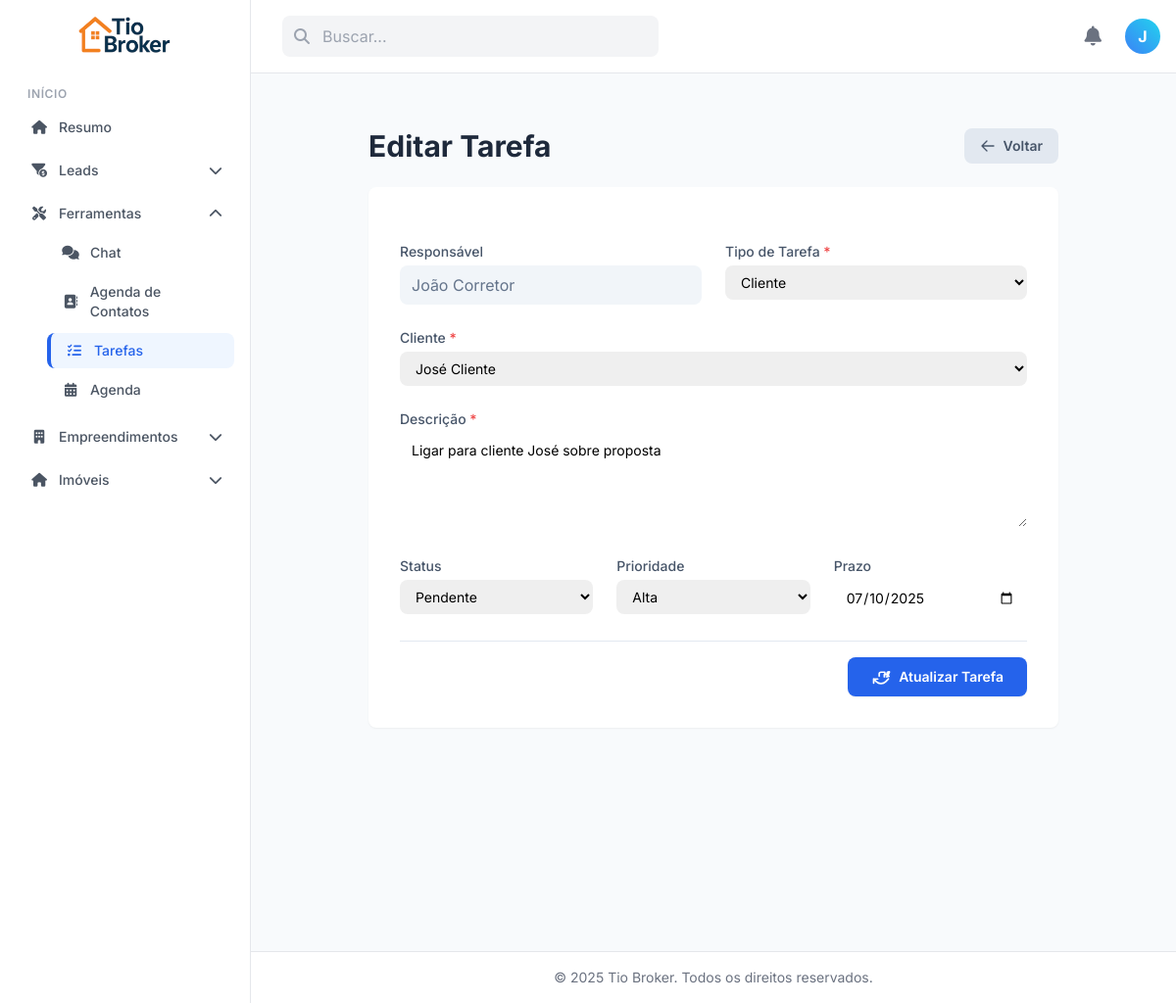
Page /views/tarefas/editar_tarefa.php?id=1 (signed in) on the committed database.
### tables this page shows
CREATE TABLE usuario (
    id_usuario INT AUTO_INCREMENT PRIMARY KEY,
    nome VARCHAR(100) NOT NULL,
    email VARCHAR(100) UNIQUE NOT NULL,
    cpf VARCHAR(14) UNIQUE NOT NULL,
    senha VARCHAR(255) NOT NULL,
    creci VARCHAR(20) NULL,
    telefone VARCHAR(20) NOT NULL,
    permissao ENUM(
        'SuperAdmin',
        'Admin',
        'Coordenador',
        'Corretor'
    ) NOT NULL,
    foto TEXT NULL,
    id_imobiliaria INT,
    idioma VARCHAR(10) DEFAULT 'pt-br',
    tema ENUM('light', 'dark') DEFAULT 'light',
    tamanho_fonte VARCHAR(10) DEFAULT 'text-base',
    notificacao_sonora BOOLEAN DEFAULT TRUE,
    notificacao_visual BOOLEAN DEFAULT TRUE,
    narrador BOOLEAN DEFAULT FALSE,
    is_deleted TINYINT(1) NOT NULL DEFAULT 0,
    FOREIGN KEY (id_imobiliaria) REFERENCES imobiliaria (id_imobiliaria) ON DELETE SET NULL
);

CREATE TABLE tarefas (
    id_tarefa INT AUTO_INCREMENT PRIMARY KEY,
    id_usuario INT NOT NULL,
    id_cliente INT NULL,
    id_imobiliaria INT NULL,  
    descricao TEXT NOT NULL,
    status ENUM(
        'pendente',
        'em andamento',
        'concluida'
    ) NOT NULL DEFAULT 'pendente',
    prioridade ENUM('baixa', 'média', 'alta') DEFAULT 'média',
    prazo DATE DEFAULT NULL,
    data_criacao DATETIME DEFAULT CURRENT_TIMESTAMP,
    data_conclusao DATETIME DEFAULT NULL,
     
    FOREIGN KEY (id_usuario) REFERENCES usuario (id_usuario) ON DELETE CASCADE,
    FOREIGN KEY (id_cliente) REFERENCES cliente (id_cliente) ON DELETE SET NULL,
    FOREIGN KEY (id_imobiliaria) REFERENCES imobiliaria (id_imobiliaria) ON DELETE CASCADE
);

CREATE TABLE cliente (
    id_cliente INT AUTO_INCREMENT PRIMARY KEY,
    nome VARCHAR(255) NOT NULL,
    numero VARCHAR(20) NOT NULL UNIQUE,
    cpf VARCHAR(14) NOT NULL UNIQUE,
    empreendimento VARCHAR(255),
    renda DECIMAL(10, 2),
    entrada DECIMAL(10, 2),
    fgts DECIMAL(10, 2),
    subsidio DECIMAL(10, 2),
    foto TEXT,
    tipo_lista ENUM('Não potencial', 'Potencial') NOT NULL,
    id_usuario INT NOT NULL,
    id_imobiliaria INT,
    criado_em TIMESTAMP DEFAULT CURRENT_TIMESTAMP,
     
    is_deleted TINYINT(1) NOT NULL DEFAULT 0,
    FOREIGN KEY (id_usuario) REFERENCES usuario (id_usuario) ON DELETE CASCADE,
    FOREIGN KEY (id_imobiliaria) REFERENCES imobiliaria (id_imobiliaria) ON DELETE SET NULL
);

### views/tarefas/editar_tarefa.php (called while the page is built, shortened)
<?php
require_once '../../config/config.php';
require_once '../../models/Tarefa.php';
require_once '../../models/Usuario.php';
require_once '../../models/Cliente.php';
$tarefaModel = new Tarefa($connection);
$usuarioModel = new Usuario($connection);
$clienteModel = new Cliente($connection);
$id = $_GET['id'] ?? null;
$tarefa = $tarefaModel->buscarPorId($id);
$usuarios = $usuarioModel->listarTodos();
$clientes = $clienteModel->listarTodos();
include '../layout/template_base.php';

### models/Usuario.php (called while the page is built, shortened)
<?php
class Usuario
{
    private $conn;
    public function __construct($conn)
    {
        $this->conn = $conn;
    }
    public function listarTodos()
    {
        $sql = "SELECT * FROM usuario WHERE is_deleted = 0 ORDER BY nome ASC";
        $resultado = $this->conn->query($sql);
        return $resultado ? $resultado->fetch_all(MYSQLI_ASSOC) : [];
    }
}

### models/Tarefa.php (called while the page is built, shortened)
<?php
class Tarefa
{
    private $conn;
    public function __construct($connection)
    {
        $this->conn = $connection;
    }
    public function buscarPorId($id)
    {
        $stmt = $this->conn->prepare("SELECT * FROM tarefas WHERE id_tarefa = ?");
        $stmt->bind_param("i", $id);
        $stmt->execute();
        $resultado = $stmt->get_result();
        return $resultado ? $resultado->fetch_assoc() : null;
    }
}

### models/Cliente.php (called while the page is built, shortened)
<?php
class Cliente
{
    private $db;
    public function __construct($db)
    {
        $this->db = $db;
    }
    public function listarTodos()
    {
        $clientes = [];
        $sql = "SELECT id_cliente, nome FROM cliente ORDER BY nome";
        $result = $this->db->query($sql);
        if ($result && $result->num_rows > 0) {
            while ($row = $result->fetch_assoc()) {
                $clientes[] = $row;
            }
        }
        return $clientes;
    }
}

### views/tarefas/editar_tarefa_content.php (the view, shortened to what this page needs)
<?php
$nome_usuario_logado = $_SESSION['usuario']['nome'];
?>
<!DOCTYPE html>
<html lang="pt-BR">
<head>
    <script src="https://cdn.tailwindcss.com"></script>
</head>
<body class="text-slate-700">
    <div class="container mx-auto p-4 md:p-6 lg:p-8 max-w-3xl">
        <div class="flex justify-between items-center mb-6">
            <h1 class="text-3xl font-bold text-slate-800">Editar Tarefa</h1>
            <a href="listar_tarefa.php" class="inline-flex items-center gap-2 bg-slate-200 text-slate-600 px-4 py-2 rounded-lg text-sm font-semibold hover:bg-slate-300 transition-colors">
                <svg class="w-4 h-4" xmlns="http://www.w3.org/2000/svg" fill="none" viewBox="0 0 24 24" stroke-width="2" stroke="currentColor">
                    <path stroke-linecap="round" stroke-linejoin="round" d="M10.5 19.5L3 12m0 0l7.5-7.5M3 12h18" />
                </svg>
                Voltar
            </a>
        </div>
        <div class="bg-white p-6 md:p-8 rounded-lg shadow-sm">
            <form action="../../controllers/TarefaController.php" method="POST" class="space-y-6" onsubmit="return validarFormulario()">
                <div class="grid grid-cols-1 md:grid-cols-2 gap-6">
                    <div>
                        <label for="nome_usuario_logado" class="block text-sm font-medium text-slate-600 mb-1">Responsável</label>
                        <input type="text" id="nome_usuario_logado" value="<?= htmlspecialchars($nome_usuario_logado) ?>" disabled
                            class="w-full border-slate-300 rounded-lg px-3 py-2 bg-slate-100 text-slate-500 cursor-not-allowed focus:ring-0 focus:border-slate-300">
                    </div>
                    <div>
                        <label for="tipo_tarefa" class="block text-sm font-medium text-slate-600 mb-1">Tipo de Tarefa <span class="text-red-500">*</span></label>
                        <select name="tipo_tarefa" id="tipo_tarefa" class="w-full border-slate-300 rounded-lg px-3 py-2 text-sm focus:ring-2 focus:ring-indigo-500 focus:border-indigo-500 transition" onchange="alternarTipo()">
                            <option value="cliente" <?= !empty($tarefa['id_cliente']) ? 'selected' : '' ?>>Cliente</option>
                        </select>
                    </div>
                </div>
                <div id="campos_condicionais">
                    <div id="campo_cliente" class="<?= !empty($tarefa['id_cliente']) ? '' : 'hidden' ?> mt-6">
                        <label for="id_cliente" class="block text-sm font-medium text-slate-600 mb-1">Cliente <span class="text-red-500">*</span></label>
                        <select name="id_cliente" id="id_cliente" class="w-full border-slate-300 rounded-lg px-3 py-2 text-sm focus:ring-2 focus:ring-indigo-500 focus:border-indigo-500 transition">
                            <?php foreach ($clientes as $c): ?>
                                <option value="<?= $c['id_cliente'] ?>" <?= ($tarefa['id_cliente'] ?? null) == $c['id_cliente'] ? 'selected' : '' ?>>
                                    <?= htmlspecialchars($c['nome']) ?>
                                </option>
                            <?php endforeach; ?>
                        </select>
                    </div>
                </div>
                <div>
                    <label for="descricao" class="block text-sm font-medium text-slate-600 mb-1">Descrição <span class="text-red-500">*</span></label>
                    <textarea name="descricao" id="descricao" class="w-full border-slate-300 rounded-lg px-3 py-2 text-sm focus:ring-2 focus:ring-indigo-500 focus:border-indigo-500 transition" rows="4" placeholder="Detalhe a tarefa a ser realizada..."><?= htmlspecialchars($tarefa['descricao']) ?></textarea>
                </div>
                <div class="grid grid-cols-1 md:grid-cols-3 gap-6">
                    <div>
                        <label for="status" class="block text-sm font-medium text-slate-600 mb-1">Status</label>
                        <select name="status" id="status" class="w-full border-slate-300 rounded-lg px-3 py-2 text-sm focus:ring-2 focus:ring-indigo-500 focus:border-indigo-500 transition">
                            <option value="pendente" <?= $tarefa['status'] === 'pendente' ? 'selected' : '' ?>>Pendente</option>
                        </select>
                    </div>
                    <div>
                        <label for="prioridade" class="block text-sm font-medium text-slate-600 mb-1">Prioridade</label>
                        <select name="prioridade" id="prioridade" class="w-full border-slate-300 rounded-lg px-3 py-2 text-sm focus:ring-2 focus:ring-indigo-500 focus:border-indigo-500 transition">
                            <option value="alta" <?= ($tarefa['prioridade'] ?? 'media') === 'alta' ? 'selected' : '' ?>>Alta</option>
                        </select>
                    </div>
                    <div>
                        <label for="prazo" class="block text-sm font-medium text-slate-600 mb-1">Prazo</label>
                        <input type="date" name="prazo" id="prazo" class="w-full border-slate-300 rounded-lg px-3 py-2 text-sm focus:ring-2 focus:ring-indigo-500 focus:border-indigo-500 transition" value="<?= htmlspecialchars($tarefa['prazo'] ?? '') ?>">
                    </div>
                </div>
                <div class="flex justify-end pt-4 border-t border-slate-200">
                    <button type="submit" class="inline-flex items-center gap-2 px-6 py-2.5 bg-blue-600 hover:bg-blue-700 text-white rounded-lg text-sm font-semibold transition-colors shadow-sm">
                        Atualizar Tarefa
                    </button>
                </div>
            </form>
        </div>
    </div>
</body>
</html>

### views/layout/header.php (shortened to what this page needs)
<?php
$usuarioLogado = $_SESSION['usuario'] ?? ['nome' => 'Usuário', 'email' => 'exemplo@email.com'];
$primeiroNome = explode(' ', trim($usuarioLogado['nome']))[0] ?? 'Usuário';
$primeiraLetra = strtoupper(substr($primeiroNome, 0, 1));
$fotoPerfil = $usuarioLogado['foto'] ?? null;
$temFoto = !empty($fotoPerfil);
$caminhoFoto = $temFoto ? BASE_URL . ltrim(str_replace('../', '', $fotoPerfil), '/') : '';
?>
<header class="flex items-center justify-between p-4 bg-white border-b border-gray-200">
    <div class="flex items-center space-x-4">
        <div class="relative hidden md:block">
            <i class="fas fa-search absolute left-3 top-1/2 -translate-y-1/2 text-gray-400"></i>
            <input type="text" data-i18n="header.search" placeholder="Buscar..." class="w-64 lg:w-96 pl-10 pr-4 py-2 bg-gray-100 border border-transparent rounded-lg focus:outline-none focus:ring-2 focus:ring-blue-500 focus:bg-white transition">
        </div>
    </div>
    <div class="flex items-center space-x-6">
        <button class="text-gray-500 hover:text-blue-500">
            <i class="fas fa-bell text-xl"></i>
        </button>
        <div class="relative">
            <button id="profile-btn" class="flex items-center space-x-2 cursor-pointer">
                <?php if ($temFoto): ?>
                    <img src="<?= htmlspecialchars($caminhoFoto) ?>" alt="Avatar" class="w-9 h-9 rounded-full object-cover bg-gray-200" onerror="this.style.display='none'; this.nextElementSibling.classList.remove('hidden');">
                    <div class="hidden w-9 h-9 rounded-full bg-gradient-to-tr from-blue-500 to-cyan-400 text-white flex items-center justify-center font-bold"><?= $primeiraLetra ?></div>
                <?php else: ?>
                    <div class="w-9 h-9 rounded-full bg-gradient-to-tr from-blue-500 to-cyan-400 text-white flex items-center justify-center font-bold"><?= $primeiraLetra ?></div>
                <?php endif; ?>
            </button>
        </div>
    </div>
</header>

### views/layout/template_base.php (style rules this page uses)
body { font-family: 'Inter', sans-serif; background-color: #f8fafc; }

### views/tarefas/editar_tarefa_content.php (style rules this page uses)
body { font-family: 'Inter', sans-serif; background-color: #f8fafc; }

### rows in the picture
usuario: nome "J"
tarefas: tipo_tarefa "Cliente", id_cliente "José Cliente", descricao "Ligar para cliente José sobre proposta", status "Pendente", prioridade "Alta", prazo "07/10/2025"
